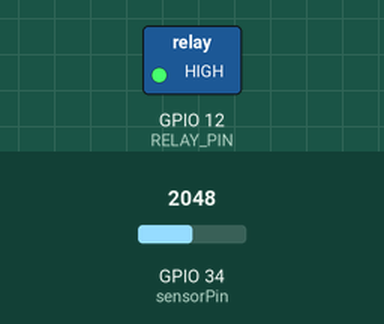
Bench run of a sketch on a simulated ESP32. Parts: switched loads named in the sketch (green lamp = pin HIGH). Inputs (shaded band) come from the test bench; at power-on: GPIO 34 (sensorPin) = 2048. WiFi joins after 1.5 s; servers stay silent unless stated; what the sketch prints to the serial monitor is not drawn.

Above: at 2.7 s.
2.8 s: GPIO 34 (sensorPin) set to 2876
4.8 s: GPIO 34 (sensorPin) set to 3019
At 6.7 s:
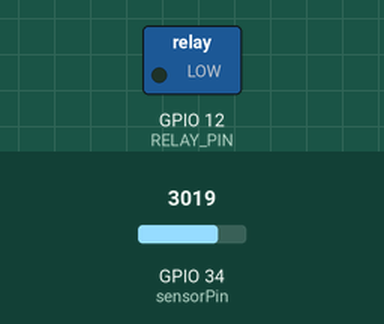
7.6 s: GPIO 34 (sensorPin) set to 2866
At 10.1 s:
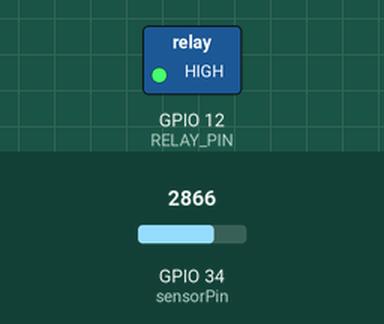
10.5 s: GPIO 34 (sensorPin) set to 3603
At 12.3 s:
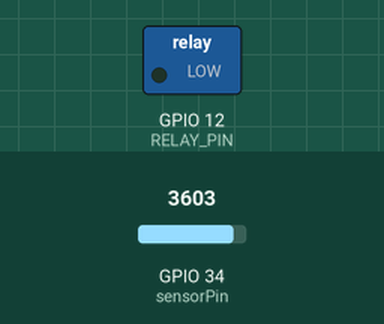
Timing chart, 0 to 13.8 s (numbered marks = the images above; inputs shaded):
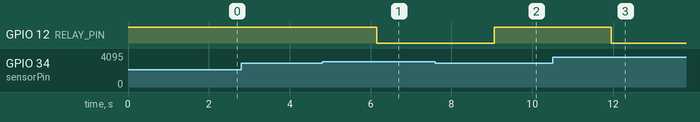

Measured:
- the behaviour switches between 2945 and 2946 on GPIO 34 (sensorPin) (found by bisection; images 0 and 1)
- after the input at 2.8 s, every drawn part: stays the same
- after the input at 4.8 s, GPIO 12 (RELAY_PIN): HIGH → LOW after 1.4 s
- after the input at 7.6 s, GPIO 12 (RELAY_PIN): LOW → HIGH after 1.5 s
- after the input at 10.5 s, GPIO 12 (RELAY_PIN): HIGH → LOW after 1.5 s

The sketch:

sketch_TCC.ino
```cpp
#include <WiFi.h>
#include <FirebaseESP32.h>

// WiFi credentials
#define WIFI_SSID ""
#define WIFI_PASSWORD ""

// Firebase credentials
#define API_KEY ""
#define DATABASE_URL ""

// Firebase and hardware objects
FirebaseData firebaseData;
FirebaseAuth auth;
FirebaseConfig config;

const int sensorPin = 34;
const int RELAY_PIN = 12;

bool pumpOn = false;

void setup() {
  Serial.begin(115200);

  pinMode(RELAY_PIN, OUTPUT);
  digitalWrite(RELAY_PIN, HIGH);  // OFF initially (assuming active LOW relay)

  WiFi.begin(WIFI_SSID, WIFI_PASSWORD);
  Serial.print("Connecting to WiFi");
  while (WiFi.status() != WL_CONNECTED) {
    delay(500);
    Serial.print(".");
  }
  Serial.println("\nWiFi connected");
  Serial.println(WiFi.localIP());

  config.api_key = API_KEY;
  config.database_url = DATABASE_URL;

  if (Firebase.signUp(&config, &auth, "", "")) {
    Serial.println("Firebase signUp succeeded");
  } else {
    Serial.printf("Firebase signUp failed: %s\n", config.signer.signupError.message.c_str());
  }

  Firebase.begin(&config, &auth);
  Firebase.reconnectWiFi(true);
}

void loop() {
  int sensorValue = analogRead(sensorPin);
  int moisturePercent = map(sensorValue, 4095, 1795, 0, 100);
  moisturePercent = constrain(moisturePercent, 0, 100);

  Serial.print("Raw: ");
  Serial.print(sensorValue);
  Serial.print(" | Moisture: ");
  Serial.print(moisturePercent);
  Serial.println("%");

  // Save to Firebase
  Firebase.setInt(firebaseData, "/sensor/raw_value", sensorValue);
  Firebase.setInt(firebaseData, "/sensor/moisture_percent", moisturePercent);

  // Relay logic: auto control based on moisture
  if (moisturePercent < 50) {
    digitalWrite(RELAY_PIN, LOW); // ON
    Firebase.setString(firebaseData, "/sensor/relay_status", "ON");
    pumpOn = true;
  } else {
    digitalWrite(RELAY_PIN, HIGH); // OFF
    Firebase.setString(firebaseData, "/sensor/relay_status", "OFF");
    pumpOn = false;
  }

  delay(1000); // 1 second delay between readings
}
```
